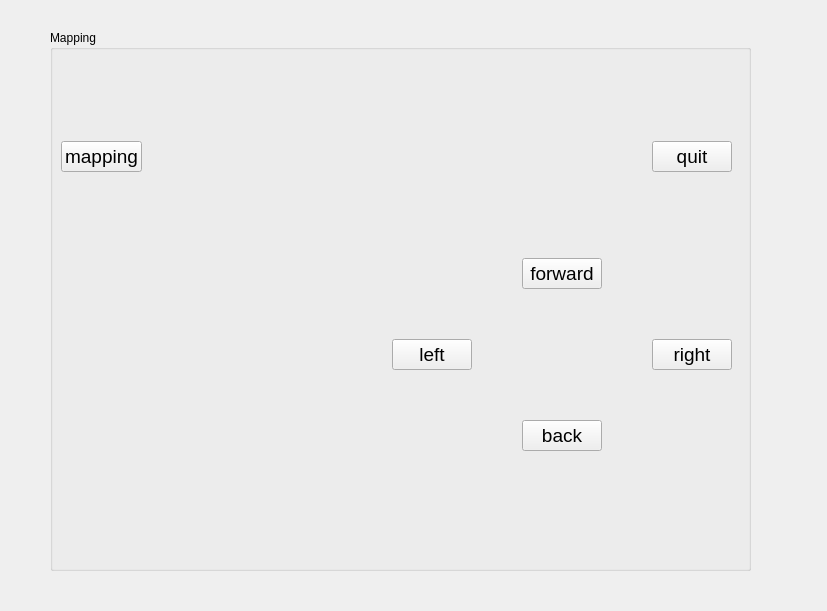
<?xml version="1.0" encoding="UTF-8"?>
<ui version="4.0">
 <class>MAPP</class>
 <widget class="QWidget" name="MAPP">
  <property name="geometry">
   <rect>
    <x>0</x>
    <y>0</y>
    <width>827</width>
    <height>611</height>
   </rect>
  </property>
  <property name="sizePolicy">
   <sizepolicy hsizetype="Preferred" vsizetype="Fixed">
    <horstretch>0</horstretch>
    <verstretch>0</verstretch>
   </sizepolicy>
  </property>
  <property name="windowTitle">
   <string>Form</string>
  </property>
  <widget class="QGroupBox" name="groupBox">
   <property name="geometry">
    <rect>
     <x>50</x>
     <y>30</y>
     <width>701</width>
     <height>541</height>
    </rect>
   </property>
   <property name="sizePolicy">
    <sizepolicy hsizetype="Preferred" vsizetype="Fixed">
     <horstretch>0</horstretch>
     <verstretch>0</verstretch>
    </sizepolicy>
   </property>
   <property name="title">
    <string>Mapping</string>
   </property>
   <widget class="QWidget" name="">
    <property name="geometry">
     <rect>
      <x>11</x>
      <y>31</y>
      <width>671</width>
      <height>471</height>
     </rect>
    </property>
    <layout class="QVBoxLayout" name="verticalLayout_2" stretch="2,8">
     <item>
      <layout class="QHBoxLayout" name="horizontalLayout">
       <item>
        <widget class="QPushButton" name="btn_map">
         <property name="font">
          <font>
           <pointsize>14</pointsize>
          </font>
         </property>
         <property name="text">
          <string>mapping</string>
         </property>
        </widget>
       </item>
       <item>
        <spacer name="horizontalSpacer">
         <property name="orientation">
          <enum>Qt::Horizontal</enum>
         </property>
         <property name="sizeHint" stdset="0">
          <size>
           <width>40</width>
           <height>5</height>
          </size>
         </property>
        </spacer>
       </item>
       <item>
        <widget class="QPushButton" name="btn_quit">
         <property name="font">
          <font>
           <pointsize>14</pointsize>
          </font>
         </property>
         <property name="text">
          <string>quit</string>
         </property>
        </widget>
       </item>
      </layout>
     </item>
     <item>
      <layout class="QHBoxLayout" name="horizontalLayout_2" stretch="40,3">
       <property name="spacing">
        <number>50</number>
       </property>
       <item>
        <layout class="QVBoxLayout" name="verticalLayout"/>
       </item>
       <item>
        <layout class="QGridLayout" name="gridLayout">
         <item row="0" column="1">
          <widget class="QPushButton" name="btn_forward">
           <property name="font">
            <font>
             <pointsize>14</pointsize>
            </font>
           </property>
           <property name="text">
            <string>forward</string>
           </property>
          </widget>
         </item>
         <item row="1" column="0">
          <widget class="QPushButton" name="btn_left">
           <property name="font">
            <font>
             <pointsize>14</pointsize>
            </font>
           </property>
           <property name="text">
            <string>left</string>
           </property>
          </widget>
         </item>
         <item row="1" column="2">
          <widget class="QPushButton" name="btn_right">
           <property name="font">
            <font>
             <pointsize>14</pointsize>
            </font>
           </property>
           <property name="text">
            <string>right</string>
           </property>
          </widget>
         </item>
         <item row="2" column="1">
          <widget class="QPushButton" name="btn_back">
           <property name="font">
            <font>
             <pointsize>14</pointsize>
            </font>
           </property>
           <property name="text">
            <string>back</string>
           </property>
          </widget>
         </item>
        </layout>
       </item>
      </layout>
     </item>
    </layout>
   </widget>
  </widget>
 </widget>
 <resources/>
 <connections/>
</ui>
